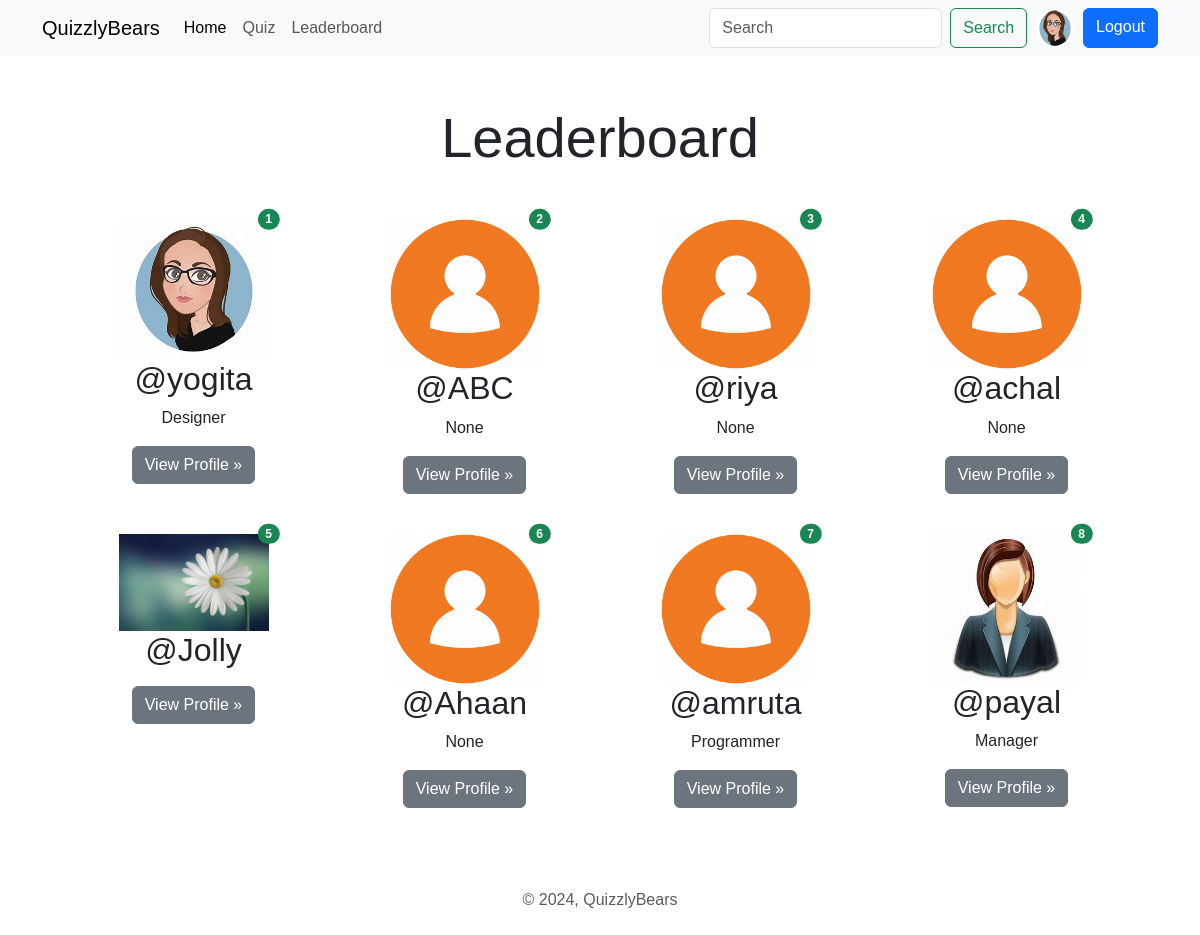
/leaderboard (signed in), run on the app's committed database.
### account/models.py (models this page shows, shortened)
class Profile(models.Model):
    user=models.OneToOneField(User,on_delete=models.CASCADE,null=True,verbose_name='User Object')
    bio=models.TextField(blank=True,null=True)
    profile_img=models.ImageField(upload_to='profile_images',default='user.png',blank=True,null=True,verbose_name='Profile Pic')
    location=models.CharField(max_length=100,blank=True,null=True)
    GENDER=(
        ('Male','Male'),
        ('Female','Female'),
        ('Other','Other'),
    )
    gender=models.CharField(max_length=6,choices=GENDER,blank=True,null=True)

### quiz/models.py (models this page shows, shortened)
class UserRank(models.Model):
    user=models.OneToOneField(User,on_delete=models.CASCADE)
    rank=models.IntegerField(null=True,blank=True)
    total_score=models.IntegerField(null=True,blank=True)

### base/views.py (the view)
# urls.py: path('leaderboard',views.leaderboard_view,name='leaderboard'),
@login_required(login_url="login")
def leaderboard_view(request):
    leaderboard_users=UserRank.objects.order_by('rank')
    user_object=User.objects.get(username=request.user)
    user_profile=Profile.objects.get(user=user_object)
    context={"leaderboard_users":leaderboard_users,"user_profile":user_profile}
    return render(request,"leaderboard.html",context)

### templates/leaderboard.html (shortened to what this page needs)
{% extends 'index.html' %}
{% block content %}
    <div class="container text-center">
        <h1 class="display-4 text-center my-5">Leaderboard</h1>
        <div class="row row-cols-sm-1 row-cols-md-2 row-cols-lg-3 row-cols-xl-4 mx-3">
            {% if leaderboard_users|length == 0 %}
        <div class="col-lg-4 position-relative mb-4">
            <h4 class="text-center text-danger">No User Available on Leaderboard</h4>
        </div>
        {% else %}
        {% for rank in leaderboard_users %}
        <div class="col-lg-4 position-relative mb-4">
            <img src="{{rank.user.profile.profile_img.url}}" class="img-fluid" width="150" height="150" alt="user-profile">
            <span class="position-absolute top-0 start-90 translate-middle badge rounded-pill bg-success">{{forloop.counter}}</span>
            <h2 class="fw-normal">@{{rank.user.username}}</h2>
            <p>{{rank.user.profile.bio|truncatewords:5}}</p>
            <p><a class="btn btn-secondary" href="{% url 'profile' rank.user.username %}">View Profile »</a></p>
        </div>
        {% endfor %}
        {% endif %}
        </div>
    </div>
{% endblock content %}

### templates/index.html (shortened to what this page needs)
{% load static %}
<!DOCTYPE html>
<html lang="en">
<head>
    <link href="https://cdn.jsdelivr.net/npm/bootstrap@5.3.0-alpha3/dist/css/bootstrap.min.css" rel="stylesheet"
>
        <link rel="stylesheet"
        href="https://cdnjs.cloudflare.com/ajax/libs/bootstrap-icons/1.11.3/font/bootstrap-icons.min.css"
 />
        <link rel="stylesheet" href="{% static 'css/style.css' %}">
</head>
<body>
    {% include "components/navbar.html" %}
    {% block content %}
    {% endblock content %}
    {% include "components/footer.html" %}
</body>
</html>

### templates/components/navbar.html (shortened to what this page needs)
<nav class="navbar navbar-expand-lg bg-body-tertiary d-none d-lg-block">
    <div class="container">
        <a class="navbar-brand" href="{% url 'home' %}">QuizzlyBears</a>
        <div class="collapse navbar-collapse" id="navbarSupportedContent">
            <ul class="navbar-nav me-auto mb-2 mb-lg-0">
                <li class="nav-item">
                    <a class="nav-link active" aria-current="page" href="{% url 'home' %}">Home</a>
                </li>
                <li class="nav-item">
                    <a class="nav-link" href="{% url 'all_quiz' %}">Quiz</a>
                </li>
                <li class="nav-item">
                    <a class="nav-link" href="{% url 'leaderboard' %}">Leaderboard</a>
                </li>
            </ul>
            <form class="d-flex" role="search" action="{% url 'search_users' %}">
                <input class="form-control me-2" type="search" name="q" placeholder="Search" aria-label="Search">
                <button class="btn btn-outline-success" type="submit">Search</button>
                {% if request.user.is_authenticated %}
                <a href="{% url 'profile' request.user.username %}" data-bs-toggle="tooltip" data-bs-placement="bottom" data-bs-title="@{{request.user.username}}" class="mx-2">
                    <img src="{{user_profile.profile_img.url}}" class="rounded-circle" width="40" height="40" alt="profile_img">
                </a>
                <a href="{% url 'logout' %}" class="btn btn-primary">Logout</a>
                {% else %}
                <a href="{% url 'login' %}" class="btn btn-primary ms-2">Login</a>
                {% endif %}
            </form>
        </div>
    </div>
</nav>

### templates/components/footer.html
<footer class="py-3 my-4">
    <p class="text-center text-body-secondary">© 2024, QuizzlyBears</p>
</footer>

### static/css/style.css (style rules this page uses)
* { font-family:Arial, Helvetica, sans-serif; }

### data on the page
Profile: profile_img (picture)
UserRank: user.profile.profile_img (picture), user.username "yogita", user.profile.bio "Designer"
UserRank: user.profile.profile_img (placeholder picture), user.username "ABC", user.profile.bio "None"
UserRank: user.profile.profile_img (placeholder picture), user.username "riya", user.profile.bio "None"
UserRank: user.profile.profile_img (placeholder picture), user.username "achal", user.profile.bio "None"
UserRank: user.profile.profile_img (picture), user.username "Jolly"
UserRank: user.profile.profile_img (placeholder picture), user.username "Ahaan", user.profile.bio "None"
UserRank: user.profile.profile_img (placeholder picture), user.username "amruta", user.profile.bio "Programmer"
UserRank: user.profile.profile_img (picture), user.username "payal", user.profile.bio "Manager"
